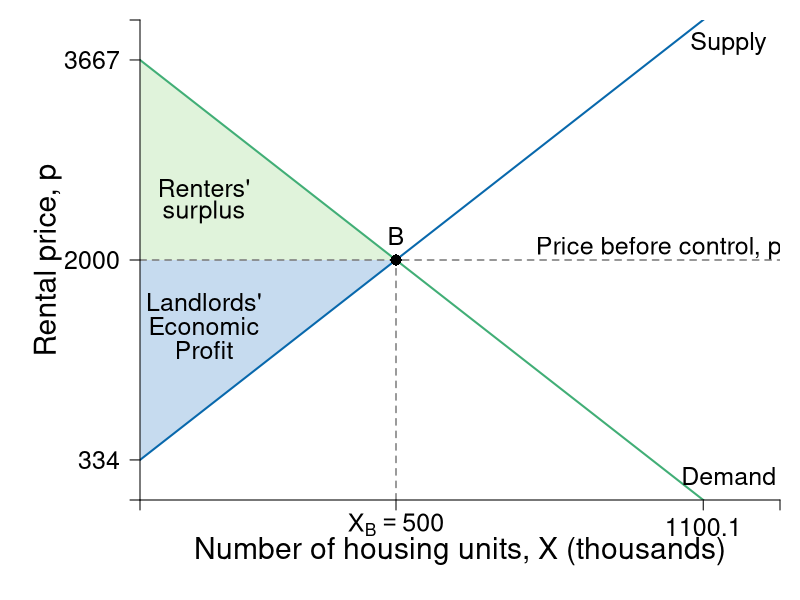

Write the R code that produced this figure.
require(shape)
pdf(file = "public_mechanism/landlord_no_rc.pdf", width = 9, height = 7)

# Set parameters for graphics
axislabelsize <- 1.8
labelsize <- 1.5
namesize <- 1.8
annotatesize <- 1.5
graphlinewidth <- 2
segmentlinewidth <- 1.5

COL <- c("#7fc97f", "#beaed4", "#fdc086", "#ffff99", "#386cb0", "#f0027f", "#bf5b17", "#666666")
COLA <- c("#e0f3db", "#99d8c9","#66c2a4","#41ae76", "#238b45", "#005824")
COLB <- c("#c6dbef", "#4eb3d3", "#2b8cbe", "#0868ac","#084081")
COLC <- c("#fcfbfd", "#efedf5", "#dadaeb", "#bcbddc", "#9e9ac8", "#807dba", "#6a51a3", "#54278f", "#3f007d")
grays <- gray.colors(25, start = 1, end = 0, alpha = 1)

par(mar =  c(5, 7, 1, 1))

# Demand <- function(x, rmax = 20, xmax = 12, n = 8) {
#   rmax - (rmax/(n*xmax))*x
# }

mrsA <- function(x, rmax = 20, xmax = 10) {
  rmax - (rmax/xmax)*x
}

#uA <- function(x, y, rmax, rmax = 20, xmax = 10) {
#  y + rmax*x - (1/2)(rmax/xmax)*x^2
#}


# Supply <- function(x, c1 = 0.75, c2 = 0.0465){
#   c1 + 4*c2*x
# }

Demand <- function(x, c2 = 3667, m = 10/3) {
  c2 - m*x
}

Supply <- function(x, c1 = 334, m = 10/3){
  c1 + m*x
}

# xlims <- c(0, 130)
# ylims <- c(0, 22)

xlims <- c(0, 1250)
ylims <- c(0, 4000)

npts <- 501 
x <- seq(xlims[1], xlims[2], length.out = npts)
y <- seq(ylims[1], ylims[2], length.out = npts) 
a <- c(46.08, 55, 64)
b <- c(46.08, 55, 64)

plot(0, 0, xlim = xlims, ylim = ylims, type = "n",
     xlab = expression(paste("")),
     ylab = expression(paste("")), 
     xaxt = "n", 
     yaxt = "n", 
     cex.lab = axislabelsize, 
     bty = "n",
     xaxs = "i", 
     yaxs = "i")


ticksy <- c(0, 334, 2000, 3667, ylims[2])
ylabels <- c(NA, 334, 2000, 3667, NA)
ticksx <- c(0, 500, 1100.1, xlims[2])
xlabels <- c(NA, expression(paste(X[B]) == 500), 1100.1, NA)

npts <- 500 
xx1 <- seq(xlims[1], xlims[2], length.out = npts)

#Draw the polygon for landlord surplus
xpoly1 <- c(0, 500, 0)
ypoly1 <- c(2000, 2000, 3667)
polygon(x = xpoly1, y = ypoly1, col=COLA[1], density=NULL, border = NA)


#Draw the polygon for renter loss
# xpoly3 <- c(28.226, 28.226, 48.817)
# ypoly3 <- c( 9.83, 14.1196, 9.83)
# polygon(x = xpoly3, y = ypoly3, col=COLA[1], density=NULL, border = NA)

#Draw the polygon for LL loss
# xpoly4 <- c(28.226, 28.226, 48.817)
# ypoly4 <- c(6, 9.83, 9.83)
# polygon(x = xpoly4, y = ypoly4, col=COLB[1], density=NULL, border = NA)


# Draw now renters surplus
xpoly5 <- c(0, 0, 500)
ypoly5 <- c(2000, 334, 2000)
polygon(x = xpoly5, y = ypoly5, col=COLB[1], density=NULL, border = NA)

#text(51, 5.5, expression(paste("Landlord Surplus Lost")), xpd = TRUE, cex = labelsize) 

#Segments
segments(0, 2000, xlims[2], 2000, lty = 2, grays[20] , lwd = segmentlinewidth)
segments(500, 0, 500, 2000, lty = 2, col = grays[20] , lwd = segmentlinewidth)
#segments(0, 1500, xlims[2], 1500, lty = 2, grays[20] , lwd = segmentlinewidth)

# segments(0, 6, xlims[2], 6, lty = 2, grays[20] , lwd = segmentlinewidth)
# segments(28.226, 0, 28.226, 14.1196, lty = 2, grays[20] , lwd = segmentlinewidth)

#Lines for mrs graph
lines(xx1, Demand(xx1), col = COLA[4], lwd = graphlinewidth)
lines(xx1, Supply(xx1), col = COLB[4], lwd = graphlinewidth)

# Points
points(500, 2000, pch = 16, col = "black", cex = 1.5)
text(500, 2200, expression(paste(B)), xpd = TRUE, cex = labelsize)


# text(1050, 2100, expression("Price before control"), cex = labelsize)
# text(1050, 1400, expression(paste("Rent control price")), cex = labelsize)


#Label axes
mtext(expression(paste("Number of housing units, ", X, " (thousands)")), side=1, line = 2.5, cex = axislabelsize)
text(-180, 0.5*ylims[2], expression(paste("Rental price, ", p)), xpd = TRUE, cex = axislabelsize, srt = 90) 

# Labels
text(125, 1650, expression(paste("Landlords'")), xpd = TRUE, cex = labelsize)
text(125, 1450, expression(paste("Economic")), xpd = TRUE, cex = labelsize)
text(125, 1250, expression(paste("Profit")), xpd = TRUE, cex = labelsize)

text(125, 2600, expression(paste("Renters'")), xpd = TRUE, cex = labelsize) 
text(125, 2400, expression(paste("surplus")), xpd = TRUE, cex = labelsize)

#text(100, 10.25, expression("Price, Before"), cex = labelsize)
#text(100, 5.5, expression(paste("Rent Control Price")), cex = labelsize)
text(1025, 2100, expression(paste("Price before control, ", p[B])), cex = labelsize)


text(1150, 200, expression("Demand"), cex = labelsize)
text(1150, 3800, expression("Supply"), cex = labelsize)


axis(1, at = ticksx, pos = 0, labels = xlabels, cex.axis = labelsize)
axis(2, at = ticksy, pos = 0, labels = ylabels, las = 1, cex.axis = labelsize)

dev.off()
